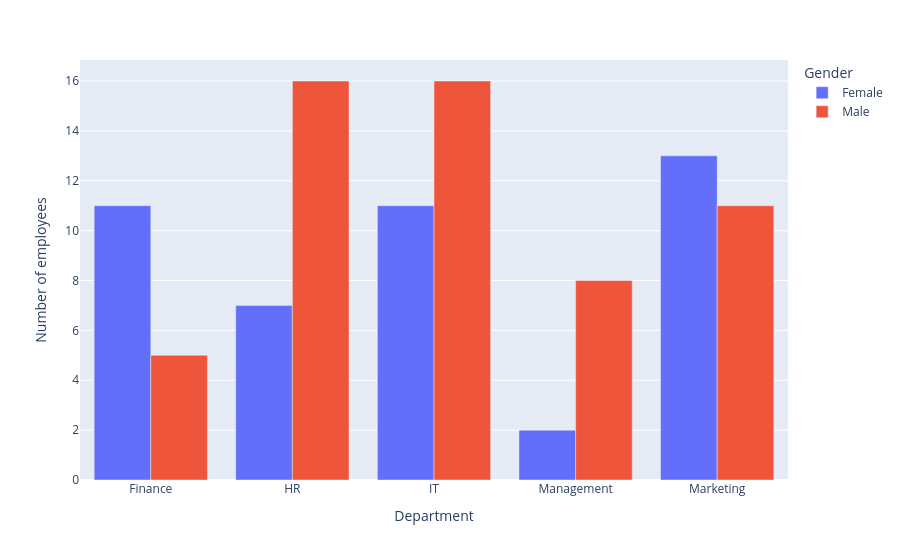

The notebook cell this image was saved under:
### Markdown cell above
### Ans to the ques 5

### Code cell
Num_of_empl = df.groupby(['Department','Gender']).size().reset_index(name='Number of employees')

fig = px.bar(Num_of_empl , x ='Department',y='Number of employees',color='Gender',barmode='group')
fig.show()

### Figure 1 — Plotly figure (JSON) as saved in the notebook; plotly's stock layout.template omitted (floating-point values rounded to 4 significant figures)
{"data": [{"alignmentgroup": "True", "hovertemplate": "Gender=Female<br>Department=%{x}<br>Number of employees=%{y}<extra></extra>", "legendgroup": "Female", "marker": {"color": "#636efa", "pattern": {"shape": ""}}, "name": "Female", "offsetgroup": "Female", "orientation": "v", "showlegend": true, "textposition": "auto", "type": "bar", "x": ["Finance", "HR", "IT", "Management", "Marketing"], "xaxis": "x", "y": [11, 7, 11, 2, 13], "yaxis": "y"}, {"alignmentgroup": "True", "hovertemplate": "Gender=Male<br>Department=%{x}<br>Number of employees=%{y}<extra></extra>", "legendgroup": "Male", "marker": {"color": "#EF553B", "pattern": {"shape": ""}}, "name": "Male", "offsetgroup": "Male", "orientation": "v", "showlegend": true, "textposition": "auto", "type": "bar", "x": ["Finance", "HR", "IT", "Management", "Marketing"], "xaxis": "x", "y": [5, 16, 16, 8, 11], "yaxis": "y"}], "layout": {"barmode": "group", "legend": {"title": {"text": "Gender"}, "tracegroupgap": 0}, "margin": {"t": 60}, "xaxis": {"anchor": "y", "domain": [0, 1], "title": {"text": "Department"}}, "yaxis": {"anchor": "x", "domain": [0, 1], "title": {"text": "Number of employees"}}}}
